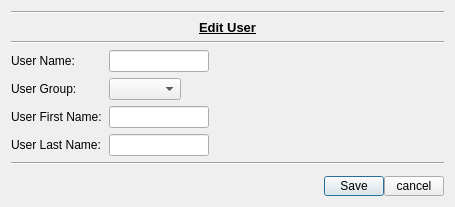
<?xml version="1.0" encoding="UTF-8"?>
<ui version="4.0">
 <class>dial_users</class>
 <widget class="QDialog" name="dial_users">
  <property name="geometry">
   <rect>
    <x>0</x>
    <y>0</y>
    <width>455</width>
    <height>207</height>
   </rect>
  </property>
  <property name="windowTitle">
   <string>Users Dialog</string>
  </property>
  <layout class="QGridLayout" name="gridLayout">
   <item row="7" column="0">
    <widget class="Line" name="line">
     <property name="orientation">
      <enum>Qt::Horizontal</enum>
     </property>
    </widget>
   </item>
   <item row="1" column="0">
    <widget class="QLabel" name="l_message">
     <property name="maximumSize">
      <size>
       <width>16777215</width>
       <height>16777215</height>
      </size>
     </property>
     <property name="font">
      <font>
       <pointsize>10</pointsize>
       <weight>75</weight>
       <bold>true</bold>
       <underline>true</underline>
      </font>
     </property>
     <property name="text">
      <string>Edit User</string>
     </property>
     <property name="alignment">
      <set>Qt::AlignCenter</set>
     </property>
    </widget>
   </item>
   <item row="0" column="0">
    <widget class="Line" name="line_3">
     <property name="orientation">
      <enum>Qt::Horizontal</enum>
     </property>
    </widget>
   </item>
   <item row="2" column="0">
    <widget class="Line" name="line_2">
     <property name="orientation">
      <enum>Qt::Horizontal</enum>
     </property>
    </widget>
   </item>
   <item row="3" column="0">
    <layout class="QHBoxLayout" name="hl_useName">
     <item>
      <widget class="QLabel" name="l_userName">
       <property name="minimumSize">
        <size>
         <width>92</width>
         <height>0</height>
        </size>
       </property>
       <property name="maximumSize">
        <size>
         <width>92</width>
         <height>16777215</height>
        </size>
       </property>
       <property name="text">
        <string>User Name: </string>
       </property>
      </widget>
     </item>
     <item>
      <widget class="QLineEdit" name="le_userName">
       <property name="minimumSize">
        <size>
         <width>100</width>
         <height>0</height>
        </size>
       </property>
       <property name="maximumSize">
        <size>
         <width>100</width>
         <height>16777215</height>
        </size>
       </property>
      </widget>
     </item>
     <item>
      <spacer name="horizontalSpacer_4">
       <property name="orientation">
        <enum>Qt::Horizontal</enum>
       </property>
       <property name="sizeHint" stdset="0">
        <size>
         <width>40</width>
         <height>20</height>
        </size>
       </property>
      </spacer>
     </item>
    </layout>
   </item>
   <item row="5" column="0">
    <layout class="QHBoxLayout" name="hl_useFirstName">
     <item>
      <widget class="QLabel" name="l_userFirstName">
       <property name="minimumSize">
        <size>
         <width>92</width>
         <height>0</height>
        </size>
       </property>
       <property name="maximumSize">
        <size>
         <width>92</width>
         <height>16777215</height>
        </size>
       </property>
       <property name="text">
        <string>User First Name: </string>
       </property>
      </widget>
     </item>
     <item>
      <widget class="QLineEdit" name="le_userFirstName">
       <property name="minimumSize">
        <size>
         <width>100</width>
         <height>0</height>
        </size>
       </property>
       <property name="maximumSize">
        <size>
         <width>100</width>
         <height>16777215</height>
        </size>
       </property>
      </widget>
     </item>
     <item>
      <spacer name="horizontalSpacer_5">
       <property name="orientation">
        <enum>Qt::Horizontal</enum>
       </property>
       <property name="sizeHint" stdset="0">
        <size>
         <width>40</width>
         <height>20</height>
        </size>
       </property>
      </spacer>
     </item>
    </layout>
   </item>
   <item row="4" column="0">
    <layout class="QHBoxLayout" name="hl_useGroup">
     <item>
      <widget class="QLabel" name="l_userGroup">
       <property name="minimumSize">
        <size>
         <width>92</width>
         <height>0</height>
        </size>
       </property>
       <property name="maximumSize">
        <size>
         <width>92</width>
         <height>16777215</height>
        </size>
       </property>
       <property name="text">
        <string>User Group: </string>
       </property>
      </widget>
     </item>
     <item>
      <widget class="QComboBox" name="cb_userGroup"/>
     </item>
     <item>
      <spacer name="horizontalSpacer_7">
       <property name="orientation">
        <enum>Qt::Horizontal</enum>
       </property>
       <property name="sizeHint" stdset="0">
        <size>
         <width>40</width>
         <height>20</height>
        </size>
       </property>
      </spacer>
     </item>
    </layout>
   </item>
   <item row="6" column="0">
    <layout class="QHBoxLayout" name="hl_useLastName">
     <item>
      <widget class="QLabel" name="l_userLastName">
       <property name="minimumSize">
        <size>
         <width>92</width>
         <height>0</height>
        </size>
       </property>
       <property name="maximumSize">
        <size>
         <width>92</width>
         <height>16777215</height>
        </size>
       </property>
       <property name="text">
        <string>User Last Name: </string>
       </property>
      </widget>
     </item>
     <item>
      <widget class="QLineEdit" name="le_userLastName">
       <property name="minimumSize">
        <size>
         <width>100</width>
         <height>0</height>
        </size>
       </property>
       <property name="maximumSize">
        <size>
         <width>100</width>
         <height>16777215</height>
        </size>
       </property>
      </widget>
     </item>
     <item>
      <spacer name="horizontalSpacer_6">
       <property name="orientation">
        <enum>Qt::Horizontal</enum>
       </property>
       <property name="sizeHint" stdset="0">
        <size>
         <width>40</width>
         <height>20</height>
        </size>
       </property>
      </spacer>
     </item>
    </layout>
   </item>
   <item row="9" column="0">
    <layout class="QHBoxLayout" name="hl_buttons">
     <property name="spacing">
      <number>0</number>
     </property>
     <item>
      <spacer name="horizontalSpacer">
       <property name="orientation">
        <enum>Qt::Horizontal</enum>
       </property>
       <property name="sizeHint" stdset="0">
        <size>
         <width>40</width>
         <height>10</height>
        </size>
       </property>
      </spacer>
     </item>
     <item>
      <widget class="QPushButton" name="pb_save">
       <property name="maximumSize">
        <size>
         <width>60</width>
         <height>20</height>
        </size>
       </property>
       <property name="text">
        <string>Save</string>
       </property>
      </widget>
     </item>
     <item>
      <widget class="QPushButton" name="pb_cancel">
       <property name="maximumSize">
        <size>
         <width>60</width>
         <height>20</height>
        </size>
       </property>
       <property name="text">
        <string>cancel</string>
       </property>
      </widget>
     </item>
    </layout>
   </item>
   <item row="8" column="0">
    <spacer name="verticalSpacer">
     <property name="orientation">
      <enum>Qt::Vertical</enum>
     </property>
     <property name="sizeHint" stdset="0">
      <size>
       <width>20</width>
       <height>40</height>
      </size>
     </property>
    </spacer>
   </item>
  </layout>
 </widget>
 <tabstops>
  <tabstop>le_userName</tabstop>
  <tabstop>cb_userGroup</tabstop>
  <tabstop>le_userFirstName</tabstop>
  <tabstop>le_userLastName</tabstop>
  <tabstop>pb_save</tabstop>
  <tabstop>pb_cancel</tabstop>
 </tabstops>
 <resources/>
 <connections/>
</ui>
